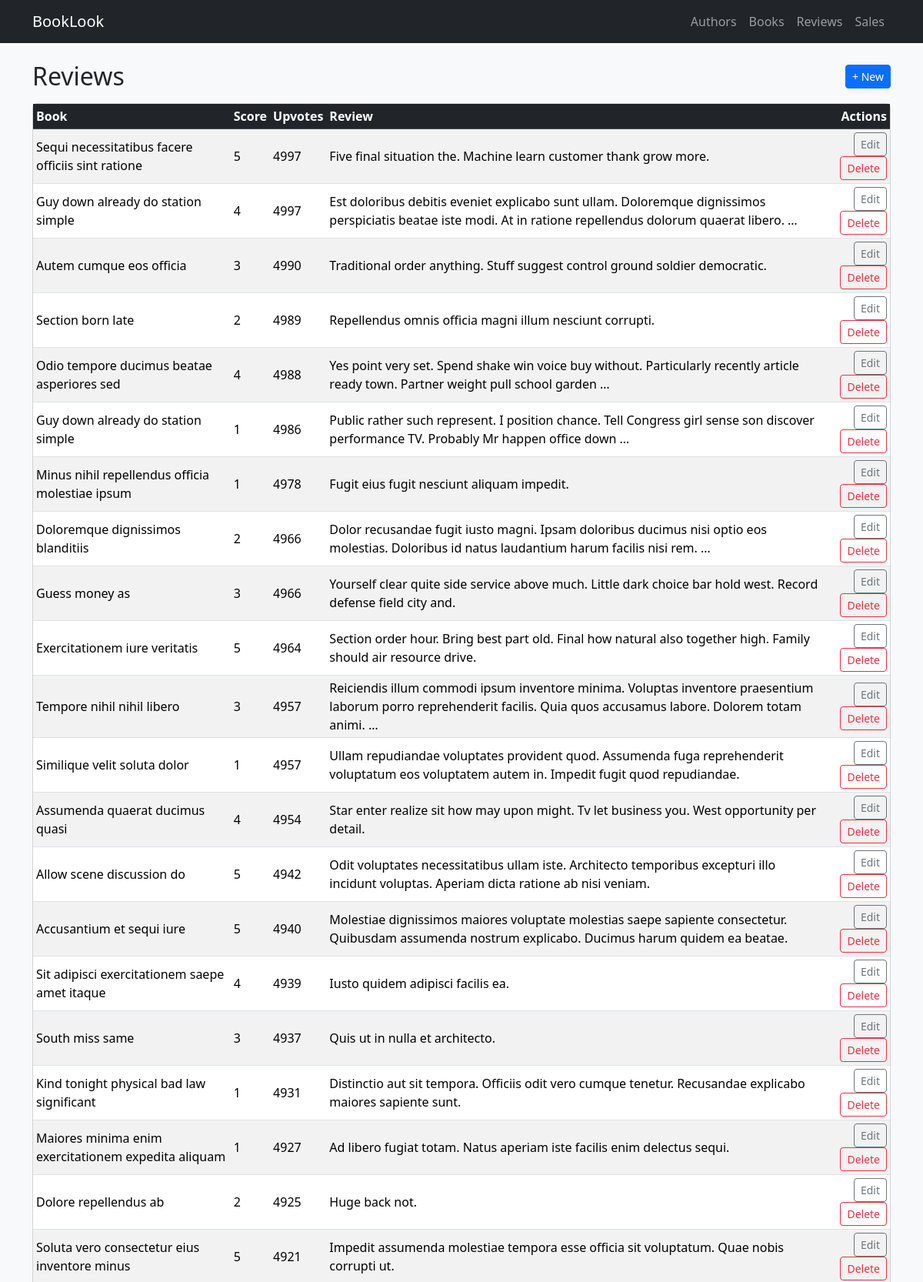
The app's page /reviews/ (upper part) with its own data.
### app/models.py (models this page shows, shortened)
class Review(models.Model):
    book = models.ForeignKey(Book, on_delete=models.CASCADE, related_name='reviews')
    review = models.TextField()
    score = models.PositiveSmallIntegerField(validators=[MinValueValidator(1), MaxValueValidator(5)])
    upvotes = models.PositiveIntegerField(default=0)

class Book(models.Model):
    name = models.CharField(max_length=255)
    summary = models.TextField()
    publication_date = models.DateField()
    author = models.ForeignKey(Author, on_delete=models.CASCADE, related_name='books')
    total_sales = models.PositiveIntegerField(default=0)

### app/views/reviews.py (the view)
# urls.py: path("reviews/", v_reviews.review_list, name="review_list"),
def review_list(request):
    reviews = Review.objects.select_related("book").order_by("-upvotes")
    page_obj = Paginator(reviews, 50).get_page(request.GET.get("page"))
    return render(request, "app/reviews/list.html", {"page_obj": page_obj})

### app/templates/app/reviews/list.html (shortened to what this page needs)
{% extends "app/base.html" %}
{% block content %}
<div class="d-flex justify-content-between align-items-center mb-3">
  <h2 class="m-0">Reviews</h2>
  <a class="btn btn-primary btn-sm" href="{% url 'review_create' %}">+ New</a>
</div>
<div class="card">
  <div class="table-responsive">
    <table class="table table-striped table-hover table-sm align-middle mb-0">
      <thead class="table-dark">
        <tr>
          <th>Book</th>
          <th>Score</th>
          <th>Upvotes</th>
          <th>Review</th>
          <th class="text-end">Actions</th>
        </tr>
      </thead>
      <tbody>
        {% for r in page_obj %}
        <tr>
          <td>{{ r.book.name }}</td>
          <td>{{ r.score }}</td>
          <td>{{ r.upvotes }}</td>
          <td>{{ r.review|truncatewords:20 }}</td>
          <td class="text-end">
            <a class="btn btn-outline-secondary btn-sm" href="{% url 'review_update' r.id %}">Edit</a>
            <a class="btn btn-outline-danger btn-sm" href="{% url 'review_delete' r.id %}">Delete</a>
          </td>
        </tr>
        {% empty %}
        <tr><td colspan="5" class="text-center text-muted py-4">No data</td></tr>
        {% endfor %}
      </tbody>
    </table>
  </div>
</div>
{% endblock %}

### records on screen
Review: book.name "Sequi necessitatibus facere officiis sint ratione", score "5", upvotes "4997", review "Five final situation the. Machine learn customer thank grow more."
Review: book.name "Guy down already do station simple", score "4", upvotes "4997", review "Est doloribus debitis eveniet explicabo sunt ullam. Doloremque dignissimos perspiciatis beatae iste modi. At in ratione repellendus dolorum quaerat libero. …"
Review: book.name "Autem cumque eos officia", score "3", upvotes "4990", review "Traditional order anything. Stuff suggest control ground soldier democratic."
Review: book.name "Section born late", score "2", upvotes "4989", review "Repellendus omnis officia magni illum nesciunt corrupti."
Review: book.name "Odio tempore ducimus beatae asperiores sed", score "4", upvotes "4988", review "Yes point very set. Spend shake win voice buy without. Particularly recently article ready town. Partner weight pull school garden …"
Review: book.name "Guy down already do station simple", score "1", upvotes "4986", review "Public rather such represent. I position chance. Tell Congress girl sense son discover performance TV. Probably Mr happen office down …"
Review: book.name "Minus nihil repellendus officia molestiae ipsum", score "1", upvotes "4978", review "Fugit eius fugit nesciunt aliquam impedit."
Review: book.name "Doloremque dignissimos blanditiis", score "2", upvotes "4966", review "Dolor recusandae fugit iusto magni. Ipsam doloribus ducimus nisi optio eos molestias. Doloribus id natus laudantium harum facilis nisi rem. …"
Review: book.name "Guess money as", score "3", upvotes "4966", review "Yourself clear quite side service above much. Little dark choice bar hold west. Record defense field city and."
Review: book.name "Exercitationem iure veritatis", score "5", upvotes "4964", review "Section order hour. Bring best part old. Final how natural also together high. Family should air resource drive."
Review: book.name "Tempore nihil nihil libero", score "3", upvotes "4957", review "Reiciendis illum commodi ipsum inventore minima. Voluptas inventore praesentium laborum porro reprehenderit facilis. Quia quos accusamus labore. Dolorem totam animi. …"
Review: book.name "Similique velit soluta dolor", score "1", upvotes "4957", review "Ullam repudiandae voluptates provident quod. Assumenda fuga reprehenderit voluptatum eos voluptatem autem in. Impedit fugit quod repudiandae."
Review: book.name "Assumenda quaerat ducimus quasi", score "4", upvotes "4954", review "Star enter realize sit how may upon might. Tv let business you. West opportunity per detail."
Review: book.name "Allow scene discussion do", score "5", upvotes "4942", review "Odit voluptates necessitatibus ullam iste. Architecto temporibus excepturi illo incidunt voluptas. Aperiam dicta ratione ab nisi veniam."
Review: book.name "Accusantium et sequi iure", score "5", upvotes "4940", review "Molestiae dignissimos maiores voluptate molestias saepe sapiente consectetur. Quibusdam assumenda nostrum explicabo. Ducimus harum quidem ea beatae."
Review: book.name "Sit adipisci exercitationem saepe amet itaque", score "4", upvotes "4939", review "Iusto quidem adipisci facilis ea."
Review: book.name "South miss same", score "3", upvotes "4937", review "Quis ut in nulla et architecto."
Review: book.name "Kind tonight physical bad law significant", score "1", upvotes "4931", review "Distinctio aut sit tempora. Officiis odit vero cumque tenetur. Recusandae explicabo maiores sapiente sunt."
Review: book.name "Maiores minima enim exercitationem expedita aliquam", score "1", upvotes "4927", review "Ad libero fugiat totam. Natus aperiam iste facilis enim delectus sequi."
Review: book.name "Dolore repellendus ab", score "2", upvotes "4925", review "Huge back not."
Review: book.name "Soluta vero consectetur eius inventore minus", score "5", upvotes "4921", review "Impedit assumenda molestiae tempora esse officia sit voluptatum. Quae nobis corrupti ut."
